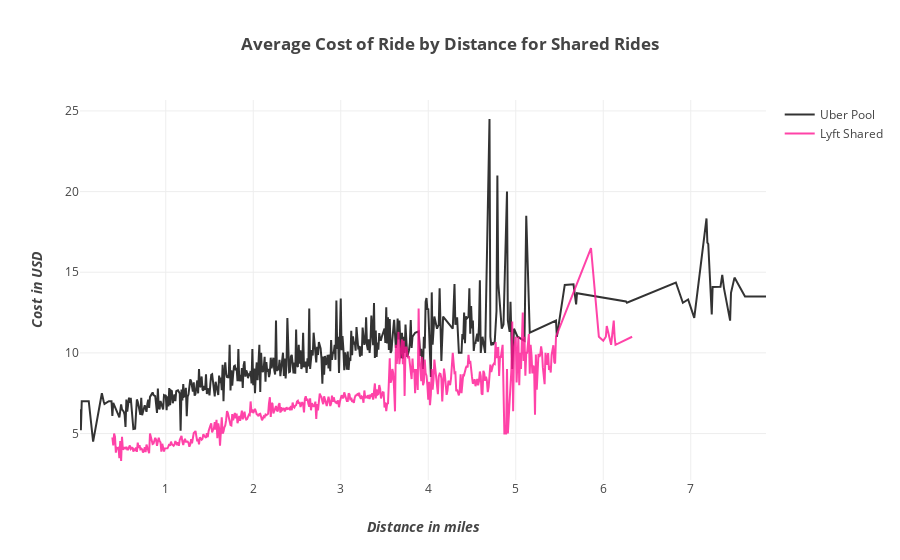

The notebook cell this image was saved under:
### Markdown cell above
For economy XL rides, there is no significant difference in charges between the two companies for most distances.
<br><br>
*Hover over the visualization to compare the prices between Uber and Lyft for a particular distance.*<br><br>

### Code cell
x=uber_df[uber_df['name'] == 'UberPool'].groupby(by='distance')['price'].mean().index.values
y=uber_df[uber_df['name'] == 'UberPool'].groupby(by='distance')['price'].mean().values
name='Uber Pool'
color='black'
opacity=0.8
trace6a = plot_line_chart(x, y, color, name, opacity)

x=lyft_df[lyft_df['name'] == 'Shared'].groupby(by='distance')['price'].mean().index.values
y=lyft_df[lyft_df['name'] == 'Shared'].groupby(by='distance')['price'].mean().values
name='Lyft Shared'
color='deeppink'
opacity=0.8
trace6b = plot_line_chart(x, y, color, name, opacity)

layout = layout_details('<b>Average Cost of Ride by Distance for Shared Rides</b>', 
                        '<b><i>Distance in miles</i></b>', 
                        '<b><i>Cost in USD</i></b>')
display_trace([trace6a, trace6b], layout)

### Figure 1 — Plotly figure (JSON) as saved in the notebook; plotly's stock layout.template omitted (floating-point values rounded to 4 significant figures; data arrays with more than 128 entries replaced by an {"elided": "..."} marker saying what was removed)
{"data": [{"marker": {"color": "black"}, "name": "Uber Pool", "opacity": 0.8, "type": "scatter", "uid": "f968d68a-19ec-4419-8776-94b456f41ccd", "x": {"elided": "422 float values"}, "y": {"elided": "422 float values"}}, {"marker": {"color": "deeppink"}, "name": "Lyft Shared", "opacity": 0.8, "type": "scatter", "uid": "e7902326-a612-4c67-a855-c382948b0353", "x": {"elided": "513 float values"}, "y": {"elided": "513 float values"}}], "layout": {"title": {"text": "<b>Average Cost of Ride by Distance for Shared Rides</b>"}, "xaxis": {"title": {"text": "<b><i>Distance in miles</i></b>"}}, "yaxis": {"title": {"text": "<b><i>Cost in USD</i></b>"}}}}
